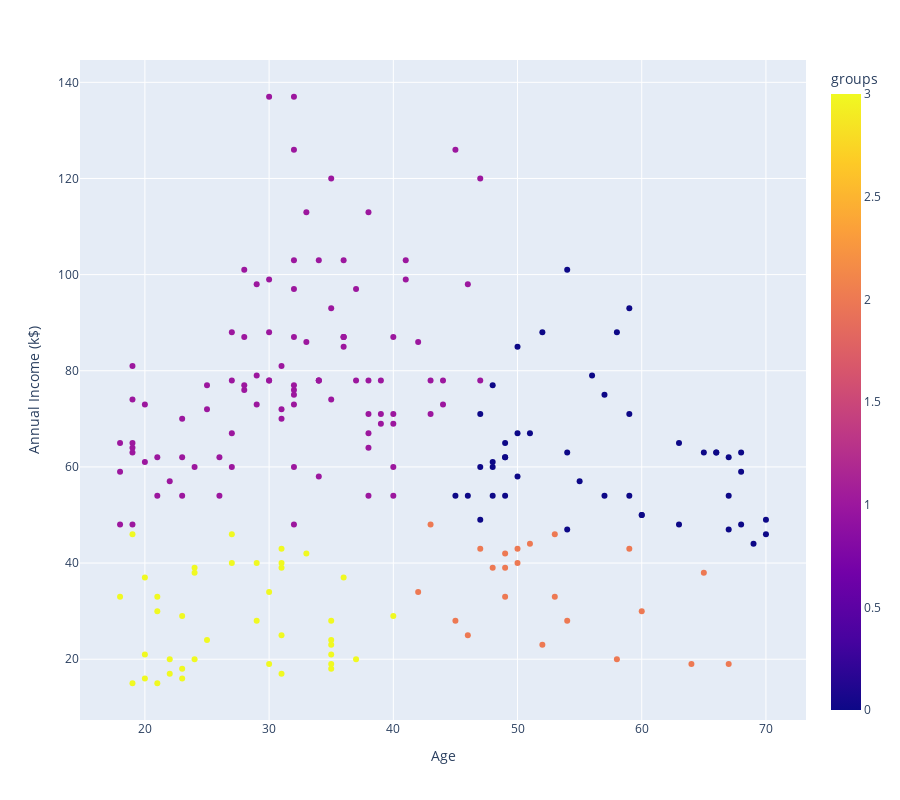

Notebook code cell kept with this figure:
### Code cell
px.scatter(X,
           x='Age',
           y='Annual Income (k$)',
           color='groups',height=800
           )

### Figure 1 — Plotly figure (JSON) as saved in the notebook; plotly's stock layout.template omitted (floating-point values rounded to 4 significant figures; data arrays with more than 128 entries replaced by an {"elided": "..."} marker saying what was removed)
{"data": [{"hovertemplate": "Age=%{x}<br>Annual Income (k$)=%{y}<br>groups=%{marker.color}<extra></extra>", "legendgroup": "", "marker": {"color": {"elided": "200 int values"}, "coloraxis": "coloraxis", "symbol": "circle"}, "mode": "markers", "name": "", "orientation": "v", "showlegend": false, "type": "scatter", "x": {"elided": "200 int values"}, "xaxis": "x", "y": {"elided": "200 int values"}, "yaxis": "y"}], "layout": {"coloraxis": {"colorbar": {"title": {"text": "groups"}}, "colorscale": [[0, "#0d0887"], [0.1111, "#46039f"], [0.2222, "#7201a8"], [0.3333, "#9c179e"], [0.4444, "#bd3786"], [0.5556, "#d8576b"], [0.6667, "#ed7953"], [0.7778, "#fb9f3a"], [0.8889, "#fdca26"], [1, "#f0f921"]]}, "height": 800, "legend": {"tracegroupgap": 0}, "margin": {"t": 60}, "xaxis": {"anchor": "y", "domain": [0, 1], "title": {"text": "Age"}}, "yaxis": {"anchor": "x", "domain": [0, 1], "title": {"text": "Annual Income (k$)"}}}}
